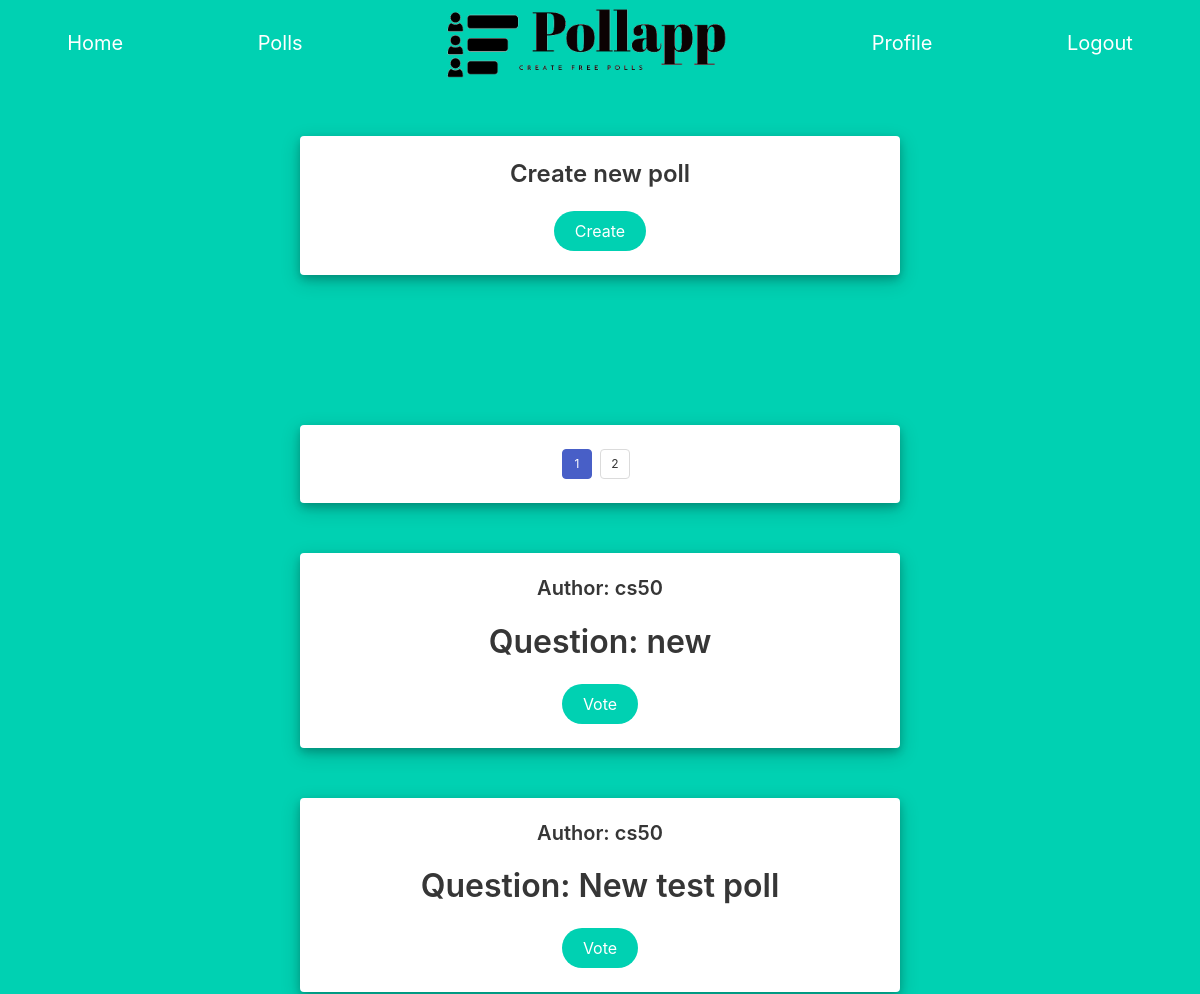
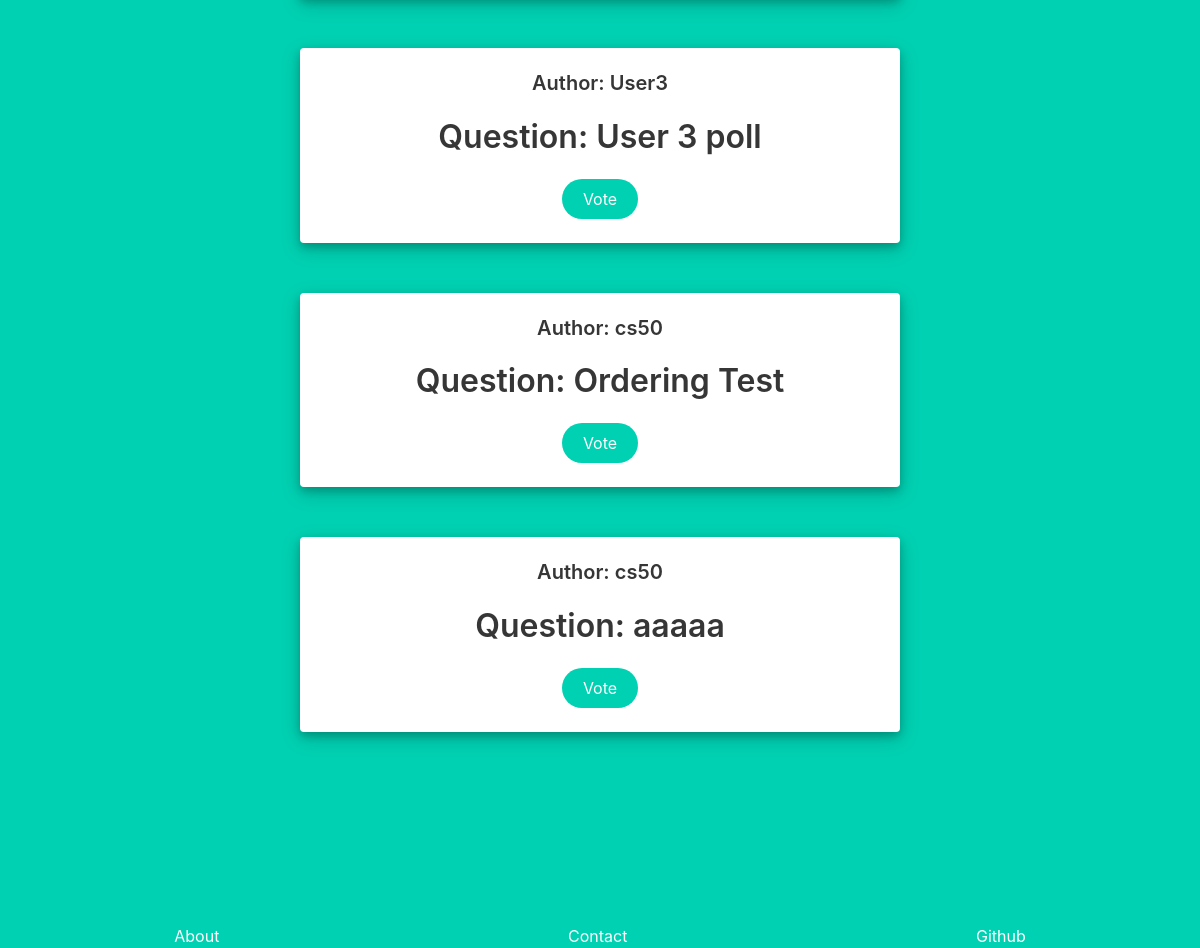
/polls/1 (signed in), run on an earlier commit of the app's database (2 pictures, top to bottom).
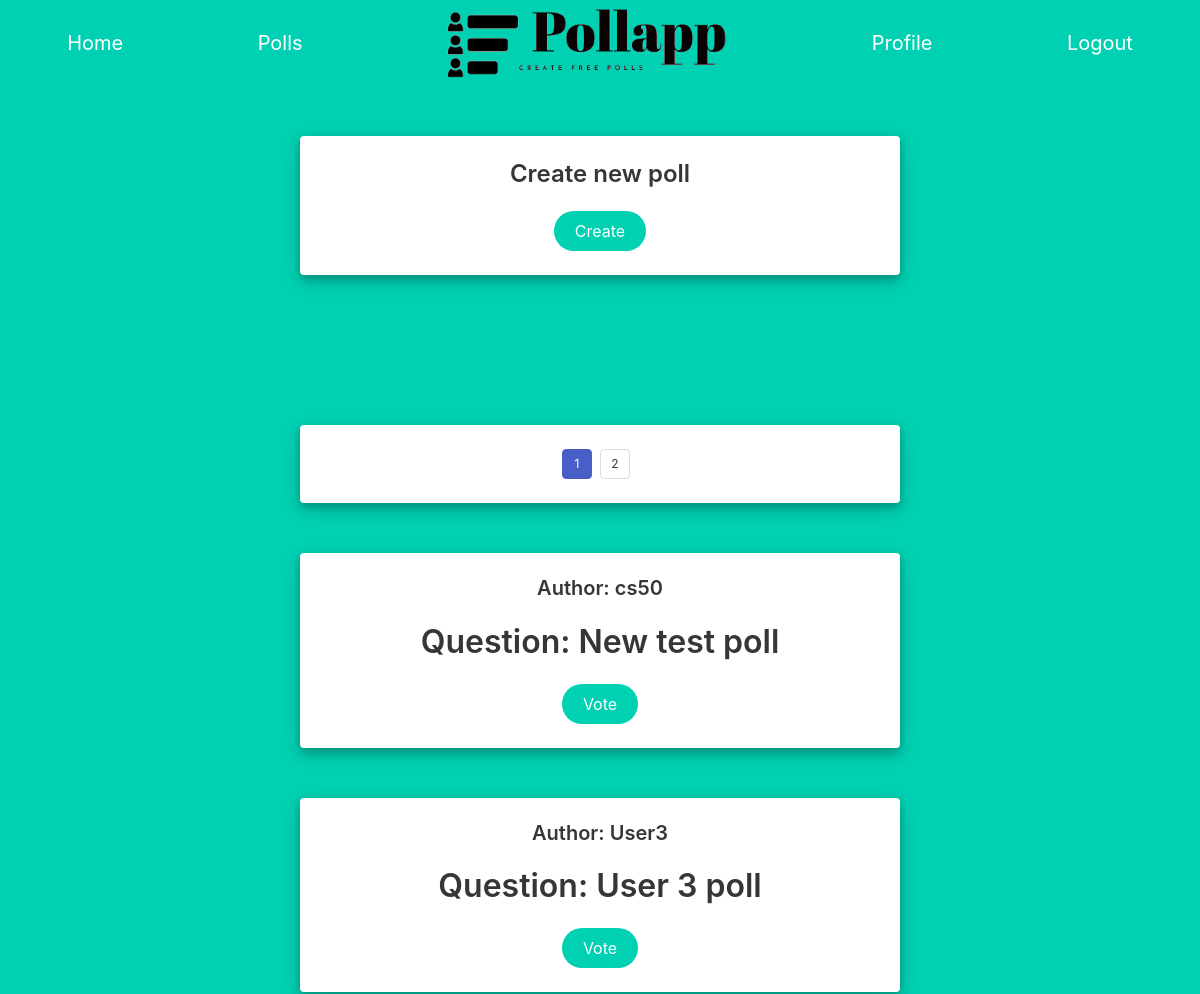
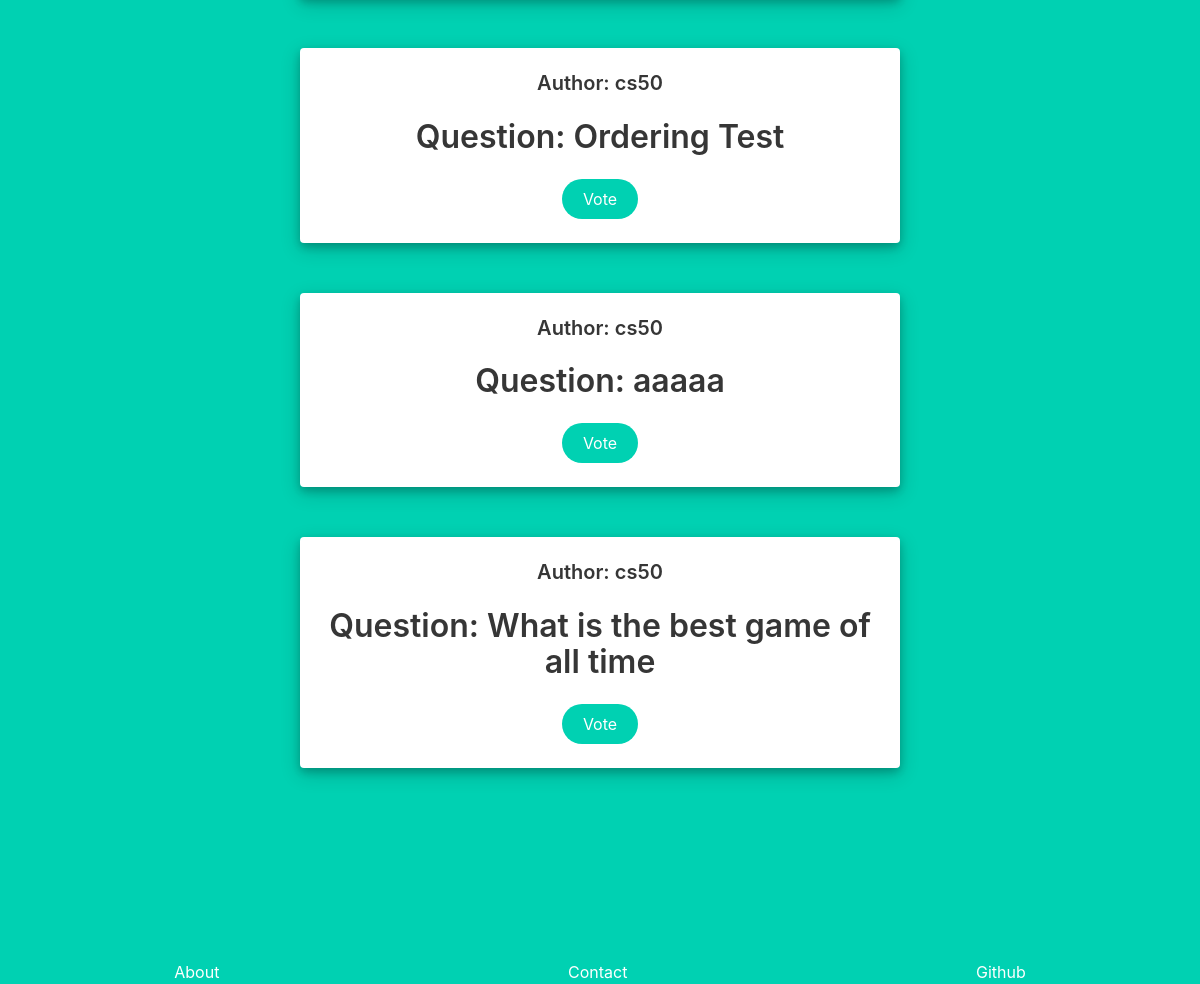
And on a later commit of the database (2 pictures, top to bottom).
### Pollapp/models.py (models this page shows, shortened)
class Poll(models.Model):
    user = models.ForeignKey(User, on_delete=models.CASCADE)
    url = models.CharField(max_length=24)
    poll_question = models.CharField(max_length=64)
    options = models.ManyToManyField(Option, symmetrical=False, blank=True , related_name="options")
    votes = models.ManyToManyField(Votes, symmetrical=False, blank=True, related_name="votes")
    likes = models.ManyToManyField(User, symmetrical=False, blank=True, related_name="likes")
    private = models.BooleanField()
    active = models.BooleanField(default=True)

class User(AbstractUser):
    def __str__(self):
        return f"{self.username}"

### Pollapp/views.py (the view)
# urls.py: path("polls/<str:page_num>", views.polls, name="polls"),
def polls(request, page_num):
    all_public_polls = Poll.objects.filter(private=False, active=True).order_by("-id")
    try:
        user_polls_info = pagination(all_public_polls, int(page_num))
    except:
         return render(request, "Pollapp/error_page.html" , {
            "message" : "Wrong url",
        })
    if int(page_num) >= 3:
        has_first = True
    else:
        has_first = False
    if int(page_num) <= user_polls_info["number_of_pages"]-2:
        has_last = True
    else:
        has_last = False
    return render(request, "Pollapp/polls.html", {
        "current_page_number": int(page_num),
        "polls" : user_polls_info["contents"],
        "number_of_pages": user_polls_info["number_of_pages"],
        "has_next": user_polls_info["has_next"],
        "next":int(page_num)+1,
        "has_previous": user_polls_info["has_previous"],
        "previous":int(page_num)-1,
        "has_first":has_first,
        "has_last": has_last,
    })

### Pollapp/views.py (called while the page is built)
def pagination(pag_objects, page_num):
    page_view = Paginator(pag_objects,5)
    page_info = {
        "contents": page_view.page(page_num).object_list,
        "number_of_pages": page_view.num_pages,
        "has_next": page_view.page(page_num).has_next(),
        "has_previous": page_view.page(page_num).has_previous(),
    }
    return page_info

### Pollapp/templates/Pollapp/polls.html (shortened to what this page needs)
{% extends "Pollapp/layout.html" %}
{% block body %}
{% if user.is_authenticated %}
<div id="create_poll_card" class="card poll">
    <div class="card-content">
      <div class="media">
        <div class="media-content">
          <p class="title is-4">Create new poll</p>
          <form action="{% url 'create_poll' %}">
            <button class="button is-primary is-rounded" type="submit">Create</button>
          </form>
        </div>
      </div>
    </div>
  </div>
  <div class="card poll">
    <div class="card-content">
      <div class="media">
        <div class="media-content">
          <nav style="width: 100%; height: 100%;"class="pagination is-small is-centered" role="navigation" aria-label="pagination">
            <ul class="pagination-list">
              <li><a class="pagination-link is-current" aria-label="Page {{current_page_number}}" aria-current="page">{{current_page_number}}</a></li>
              {% if has_next %}
                <li><a class="pagination-link" href="{% url 'polls' next %}" aria-label="Goto page {{current_page_number}}">{{next}}</a></li>
              {% endif %}
            </ul>
          </nav>
        </div>
      </div>
    </div>
  </div>
  {% for poll in polls %}
    {% if poll.active %}
      <div class="card poll">
        <div class="card-content">
          <div class="media">
            <div class="media-content">
              <p class="title is-5">Author: {{poll.user}}</p>
                <p class="title is-3">Question: {{poll.poll_question}}</p>
                <form action="{% url 'poll_page' poll.url %}">
                  <button class="button is-primary is-rounded" type="submit">Vote</button>
                </form>
              </div>
            </div>
          </div>
        </div>
    {% endif %}
  {% endfor %}
{% endif %}
{% endblock%}

What changed in the data, as far as the page shows it:
removed Poll: user "cs50", poll_question "new"
now on this page (row unchanged): Poll: user "cs50", poll_question "What is the best game of all time"
